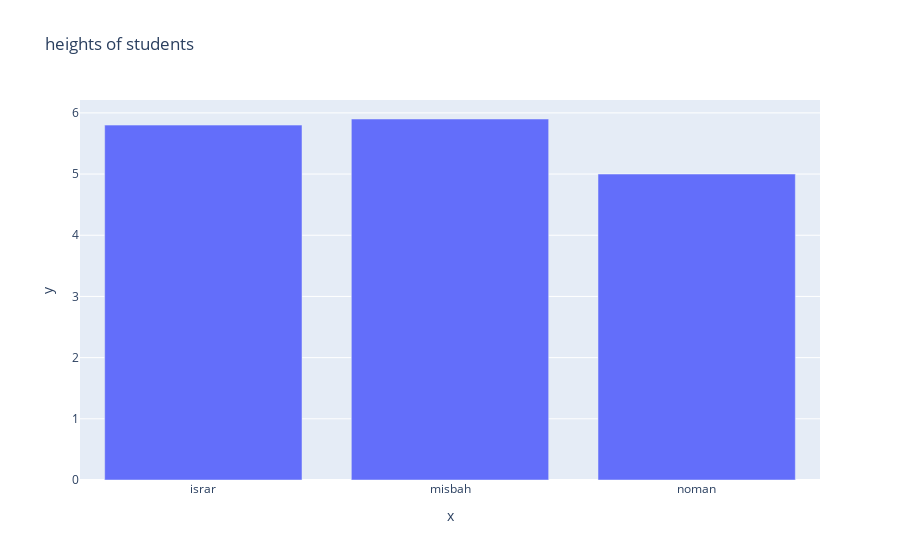

The code cell stored with this chart in its notebook:
### Markdown cell above
### Bar plots

### Code cell
names = ['israr', 'misbah','noman']
heights = [5.8,5.9,5.0]



# create a plot (line chart)
fig=px.bar(x=names, y=heights, title='heights of students')
fig.show()

# save the plot png file
fig.write_image('./outputs/01_barplot.png')

# save as standalone html
fig.write_html('./outputs/01_barplot.html')

### Figure 1 — Plotly figure (JSON) as saved in the notebook; plotly's stock layout.template omitted (floating-point values rounded to 4 significant figures)
{"data": [{"hovertemplate": "x=%{x}<br>y=%{y}<extra></extra>", "legendgroup": "", "marker": {"color": "#636efa", "pattern": {"shape": ""}}, "name": "", "orientation": "v", "showlegend": false, "textposition": "auto", "type": "bar", "x": ["israr", "misbah", "noman"], "xaxis": "x", "y": [5.8, 5.9, 5.0], "yaxis": "y"}], "layout": {"barmode": "relative", "legend": {"tracegroupgap": 0}, "title": {"text": "heights of students"}, "xaxis": {"anchor": "y", "domain": [0, 1], "title": {"text": "x"}}, "yaxis": {"anchor": "x", "domain": [0, 1], "title": {"text": "y"}}}}
